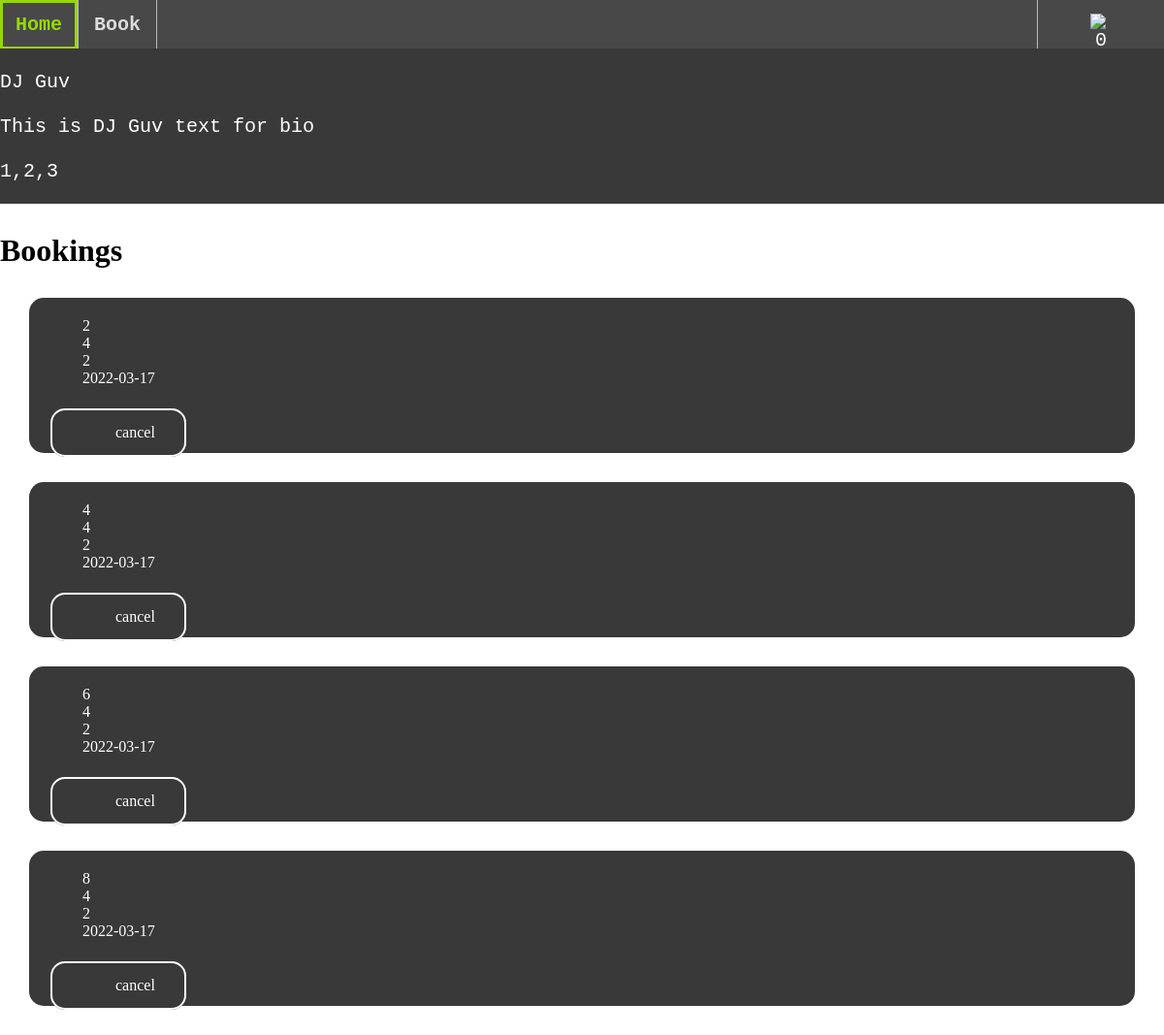
Screenshot of /profile (signed in) with the database file from the repository.
### tables this page shows
CREATE TABLE bookings (
  id INTEGER PRIMARY KEY AUTOINCREMENT,
  booker_id INTEGER NOT NULL,
  dj_id INTEGER NOT NULL,
  created DATE NOT NULL DEFAULT CURRENT_DATE,
  bookedfor DATE NOT NULL DEFAULT CURRENT_DATE,
  FOREIGN KEY (booker_id) REFERENCES users(id)
  FOREIGN KEY (dj_id) REFERENCES djs(id)
);

### app.py (the view)
@app.route('/profile')
def get_profile():
    if  'userinfo' in session:
        if session['userinfo']['type'] == 'dj':
            bookings = db.getDJBookings(session['userinfo']['id'])
            print("here buddy")
            print(session['userinfo']['id'])
            print(bookings)
        elif (session['userinfo']['type'] == 'customer'):
            bookings = db.getCustomerBookings(session['userinfo']['id'])
        else:
            bookings = db.getAllBookings()
        if not bookings :
            bookings = []
        return(render_template('profile.html',user = session['userinfo'],loggedIn = True, bookings = bookings))
    else:
        return(render_template('login.html',error=""))

### db.py (called while the page is built)
def get_db():
    db = None
    if not db:
        try:
            db = sqlite3.connect(
                current_app.config['DATABASE'] )
        except Exception as e:
            print(e)
    return db

def getDJBookings(id):
    db = get_db()
    cur = db.cursor()
    cur.execute("SELECT * FROM bookings where dj_id = (?)", [id])
    try: bookings = list(cur.fetchall())
    except: return False
    print(bookings)
    return bookings

### templates/profile.html
{% extends "layout.html" %}
{% block content %}
<div class="fix-div" id = "djListHeader" >
    <br>
    <div class ="username">{{user.username}}</div>
    <br>
    <div class ="bio">{{user.bio}}</div>
    <br>
    <div class ="genres">{{user.genres}}</div>
</div>
<div class = "wrapper">
    <h1>Bookings </h1>
    {%for booking in bookings %}
    <div class = "djContainer">
        <p>{{booking.0}}</p>
        <p>{{booking.1}}</p>
        <p>{{booking.2}}</p>
        <p>{{booking.3}}</p>
        <br>
        <a class= "button" href = "">cancel</a>
    </div>
    {% endfor %}
</div>
{% endblock %}

### static/css/main.css (style rules this page uses)
* { border: 0; padding: 0; margin: 0; }
#djListHeader { background-color: #393939; color: white; text-decoration: none; font-size: 20px; font-family: 'Courier New', Courier, monospace; text-align: left; }
.djContainer { background-color: #393939; color: white; height:120px; margin: 30px 30px; border-radius: 15px; text-align: left; text-indent: 35px; padding: 20px; }
div a { outline: 2px solid #DCDCDC; outline-offset: -2px; text-decoration: inherit; display: block; color:#DCDCDC; text-align: center; position: relative; padding: 14px 16px; border-radius: 15px; }
.button { color:#ffffff; outline: 2px solid #ffffff; outline-offset: -2px; color:#ffffff ; background-color: #393939; padding: 16px 32px; text-align: center; text-decoration: none; display: inline-block; font-size: 16px; margin: 4px 2px; cursor: pointer; }
.fix-div { position:fixed; z-index: 10; top: 0 ; height:160px; width:100%; margin-top: 50px }
.wrapper { position: relative; z-index: 1; height:60% ; width: 100%; margin-top:240px }

### rows the page displays
bookings: id "2", booker "4", dj "2", created "2022-03-17"
bookings: id "4", booker "4", dj "2", created "2022-03-17"
bookings: id "6", booker "4", dj "2", created "2022-03-17"
bookings: id "8", booker "4", dj "2", created "2022-03-17"

### other values shown
{{ user.username }} "DJ Guv"
{{ user.bio }} "This is DJ Guv text for bio"
{{ user.genres }} "1,2,3"
